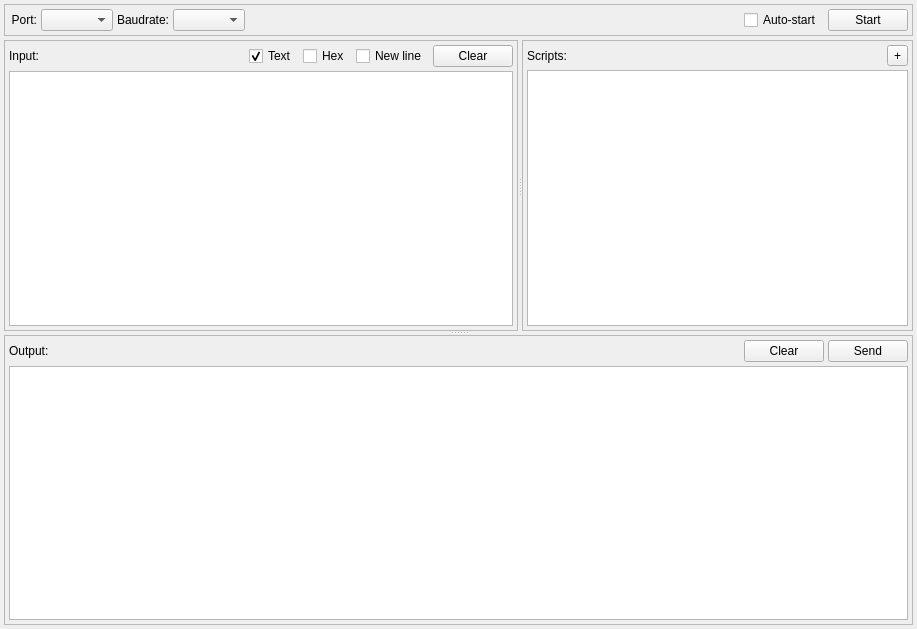
<?xml version="1.0" encoding="UTF-8"?>
<ui version="4.0">
 <class>ConnectionWidget</class>
 <widget class="QWidget" name="ConnectionWidget">
  <property name="geometry">
   <rect>
    <x>0</x>
    <y>0</y>
    <width>917</width>
    <height>629</height>
   </rect>
  </property>
  <property name="minimumSize">
   <size>
    <width>0</width>
    <height>0</height>
   </size>
  </property>
  <property name="windowTitle">
   <string>Form</string>
  </property>
  <layout class="QVBoxLayout" name="verticalLayout_4" stretch="0,1">
   <property name="spacing">
    <number>4</number>
   </property>
   <property name="leftMargin">
    <number>4</number>
   </property>
   <property name="topMargin">
    <number>4</number>
   </property>
   <property name="rightMargin">
    <number>4</number>
   </property>
   <property name="bottomMargin">
    <number>4</number>
   </property>
   <item>
    <widget class="QFrame" name="frameSettings">
     <property name="frameShape">
      <enum>QFrame::StyledPanel</enum>
     </property>
     <property name="frameShadow">
      <enum>QFrame::Raised</enum>
     </property>
     <property name="border" stdset="0">
      <bool>true</bool>
     </property>
     <layout class="QHBoxLayout" name="horizontalLayout_5">
      <property name="spacing">
       <number>6</number>
      </property>
      <property name="leftMargin">
       <number>4</number>
      </property>
      <property name="topMargin">
       <number>4</number>
      </property>
      <property name="rightMargin">
       <number>4</number>
      </property>
      <property name="bottomMargin">
       <number>4</number>
      </property>
      <item>
       <widget class="QStackedWidget" name="stackedWidgetSettings">
        <property name="currentIndex">
         <number>3</number>
        </property>
        <widget class="QWidget" name="pageTcpServer">
         <layout class="QHBoxLayout" name="horizontalLayout_4" stretch="0,0,1">
          <property name="spacing">
           <number>6</number>
          </property>
          <property name="leftMargin">
           <number>2</number>
          </property>
          <property name="topMargin">
           <number>0</number>
          </property>
          <property name="rightMargin">
           <number>0</number>
          </property>
          <property name="bottomMargin">
           <number>0</number>
          </property>
          <item>
           <widget class="QLabel" name="label_2">
            <property name="text">
             <string>Port:</string>
            </property>
           </widget>
          </item>
          <item>
           <widget class="QLineEdit" name="lineEditTcpServerPort"/>
          </item>
          <item>
           <spacer name="horizontalSpacer_4">
            <property name="orientation">
             <enum>Qt::Horizontal</enum>
            </property>
            <property name="sizeHint" stdset="0">
             <size>
              <width>492</width>
              <height>20</height>
             </size>
            </property>
           </spacer>
          </item>
         </layout>
        </widget>
        <widget class="QWidget" name="pageTcpSocket">
         <layout class="QHBoxLayout" name="horizontalLayout_6" stretch="0,2,0,1,5">
          <property name="spacing">
           <number>6</number>
          </property>
          <property name="leftMargin">
           <number>2</number>
          </property>
          <property name="topMargin">
           <number>0</number>
          </property>
          <property name="rightMargin">
           <number>0</number>
          </property>
          <property name="bottomMargin">
           <number>0</number>
          </property>
          <item>
           <widget class="QLabel" name="label">
            <property name="text">
             <string>Host:</string>
            </property>
           </widget>
          </item>
          <item>
           <widget class="QLineEdit" name="lineEditTcpSocketHost"/>
          </item>
          <item>
           <widget class="QLabel" name="label_3">
            <property name="text">
             <string>Port:</string>
            </property>
           </widget>
          </item>
          <item>
           <widget class="QLineEdit" name="lineEditTcpSocketPort"/>
          </item>
          <item>
           <spacer name="horizontalSpacer_5">
            <property name="orientation">
             <enum>Qt::Horizontal</enum>
            </property>
            <property name="sizeHint" stdset="0">
             <size>
              <width>350</width>
              <height>20</height>
             </size>
            </property>
           </spacer>
          </item>
         </layout>
        </widget>
        <widget class="QWidget" name="pageUdpSocket">
         <layout class="QHBoxLayout" name="horizontalLayout_7" stretch="0,3,0,2,0,0,3,0,2,0">
          <property name="leftMargin">
           <number>2</number>
          </property>
          <property name="topMargin">
           <number>0</number>
          </property>
          <property name="rightMargin">
           <number>0</number>
          </property>
          <property name="bottomMargin">
           <number>0</number>
          </property>
          <item>
           <widget class="QCheckBox" name="checkBoxUdpMulticast">
            <property name="text">
             <string>Multicast host:</string>
            </property>
           </widget>
          </item>
          <item>
           <widget class="QLineEdit" name="lineEditUdpSocketHost"/>
          </item>
          <item>
           <widget class="QLabel" name="label_5">
            <property name="text">
             <string>Port:</string>
            </property>
           </widget>
          </item>
          <item>
           <widget class="QLineEdit" name="lineEditUdpSocketPort"/>
          </item>
          <item>
           <widget class="Line" name="line">
            <property name="orientation">
             <enum>Qt::Vertical</enum>
            </property>
           </widget>
          </item>
          <item>
           <widget class="QLabel" name="label_7">
            <property name="text">
             <string>Dst host</string>
            </property>
           </widget>
          </item>
          <item>
           <widget class="QLineEdit" name="lineEditUdpSocketHostDst"/>
          </item>
          <item>
           <widget class="QLabel" name="label_6">
            <property name="text">
             <string>Dst port:</string>
            </property>
           </widget>
          </item>
          <item>
           <widget class="QLineEdit" name="lineEditUdpSocketPortDst"/>
          </item>
          <item>
           <spacer name="horizontalSpacer_6">
            <property name="orientation">
             <enum>Qt::Horizontal</enum>
            </property>
            <property name="sizeHint" stdset="0">
             <size>
              <width>40</width>
              <height>20</height>
             </size>
            </property>
           </spacer>
          </item>
         </layout>
        </widget>
        <widget class="QWidget" name="pageSerialPort">
         <layout class="QHBoxLayout" name="horizontalLayout_8" stretch="0,0,0,0,1">
          <property name="spacing">
           <number>4</number>
          </property>
          <property name="leftMargin">
           <number>2</number>
          </property>
          <property name="topMargin">
           <number>0</number>
          </property>
          <property name="rightMargin">
           <number>2</number>
          </property>
          <property name="bottomMargin">
           <number>0</number>
          </property>
          <item>
           <widget class="QLabel" name="label_4">
            <property name="sizePolicy">
             <sizepolicy hsizetype="MinimumExpanding" vsizetype="Preferred">
              <horstretch>0</horstretch>
              <verstretch>0</verstretch>
             </sizepolicy>
            </property>
            <property name="text">
             <string>Port:</string>
            </property>
            <property name="alignment">
             <set>Qt::AlignRight|Qt::AlignTrailing|Qt::AlignVCenter</set>
            </property>
           </widget>
          </item>
          <item>
           <widget class="QComboBox" name="comboBoxPortName"/>
          </item>
          <item>
           <widget class="QLabel" name="label_8">
            <property name="sizePolicy">
             <sizepolicy hsizetype="MinimumExpanding" vsizetype="Preferred">
              <horstretch>0</horstretch>
              <verstretch>0</verstretch>
             </sizepolicy>
            </property>
            <property name="text">
             <string>Baudrate:</string>
            </property>
            <property name="alignment">
             <set>Qt::AlignRight|Qt::AlignTrailing|Qt::AlignVCenter</set>
            </property>
           </widget>
          </item>
          <item>
           <widget class="QComboBox" name="comboBoxBaudrate"/>
          </item>
          <item>
           <spacer name="horizontalSpacer_7">
            <property name="orientation">
             <enum>Qt::Horizontal</enum>
            </property>
            <property name="sizeHint" stdset="0">
             <size>
              <width>40</width>
              <height>20</height>
             </size>
            </property>
           </spacer>
          </item>
         </layout>
        </widget>
       </widget>
      </item>
      <item>
       <widget class="QCheckBox" name="checkBoxAutoStart">
        <property name="text">
         <string>Auto-start</string>
        </property>
       </widget>
      </item>
      <item>
       <widget class="QPushButton" name="btnStart">
        <property name="text">
         <string>Start</string>
        </property>
        <property name="icon">
         <iconset resource="../../res/res.qrc">
          <normaloff>:/icon_play.png</normaloff>:/icon_play.png</iconset>
        </property>
       </widget>
      </item>
     </layout>
    </widget>
   </item>
   <item>
    <widget class="QSplitter" name="splitterV">
     <property name="orientation">
      <enum>Qt::Vertical</enum>
     </property>
     <widget class="QSplitter" name="splitterH">
      <property name="orientation">
       <enum>Qt::Horizontal</enum>
      </property>
      <widget class="QFrame" name="frameInput">
       <property name="frameShape">
        <enum>QFrame::StyledPanel</enum>
       </property>
       <property name="frameShadow">
        <enum>QFrame::Raised</enum>
       </property>
       <property name="border" stdset="0">
        <bool>true</bool>
       </property>
       <layout class="QVBoxLayout" name="verticalLayout">
        <property name="spacing">
         <number>4</number>
        </property>
        <property name="leftMargin">
         <number>4</number>
        </property>
        <property name="topMargin">
         <number>4</number>
        </property>
        <property name="rightMargin">
         <number>4</number>
        </property>
        <property name="bottomMargin">
         <number>4</number>
        </property>
        <item>
         <layout class="QHBoxLayout" name="horizontalLayout_3">
          <property name="spacing">
           <number>6</number>
          </property>
          <item>
           <widget class="QLabel" name="labelInput">
            <property name="text">
             <string>Input:</string>
            </property>
           </widget>
          </item>
          <item>
           <spacer name="horizontalSpacer_2">
            <property name="orientation">
             <enum>Qt::Horizontal</enum>
            </property>
            <property name="sizeHint" stdset="0">
             <size>
              <width>40</width>
              <height>20</height>
             </size>
            </property>
           </spacer>
          </item>
          <item>
           <widget class="QCheckBox" name="checkBoxShowText">
            <property name="text">
             <string>Text</string>
            </property>
            <property name="checked">
             <bool>true</bool>
            </property>
           </widget>
          </item>
          <item>
           <widget class="QCheckBox" name="checkBoxShowHex">
            <property name="text">
             <string>Hex</string>
            </property>
           </widget>
          </item>
          <item>
           <widget class="QCheckBox" name="checkBoxAddNewLine">
            <property name="text">
             <string>New line</string>
            </property>
           </widget>
          </item>
          <item>
           <widget class="QPushButton" name="btnClearInput">
            <property name="text">
             <string>Clear</string>
            </property>
            <property name="icon">
             <iconset resource="../../res/res.qrc">
              <normaloff>:/icon_trash.png</normaloff>:/icon_trash.png</iconset>
            </property>
           </widget>
          </item>
         </layout>
        </item>
        <item>
         <widget class="QTextBrowser" name="textBrowserInput"/>
        </item>
       </layout>
      </widget>
      <widget class="QFrame" name="frameScripts">
       <property name="frameShape">
        <enum>QFrame::StyledPanel</enum>
       </property>
       <property name="frameShadow">
        <enum>QFrame::Raised</enum>
       </property>
       <property name="border" stdset="0">
        <bool>true</bool>
       </property>
       <layout class="QVBoxLayout" name="verticalLayout_3">
        <property name="spacing">
         <number>4</number>
        </property>
        <property name="leftMargin">
         <number>4</number>
        </property>
        <property name="topMargin">
         <number>4</number>
        </property>
        <property name="rightMargin">
         <number>4</number>
        </property>
        <property name="bottomMargin">
         <number>4</number>
        </property>
        <item>
         <layout class="QHBoxLayout" name="horizontalLayout_2">
          <property name="spacing">
           <number>4</number>
          </property>
          <item>
           <widget class="QLabel" name="labelScripts">
            <property name="text">
             <string>Scripts:</string>
            </property>
           </widget>
          </item>
          <item>
           <spacer name="horizontalSpacer_3">
            <property name="orientation">
             <enum>Qt::Horizontal</enum>
            </property>
            <property name="sizeHint" stdset="0">
             <size>
              <width>40</width>
              <height>20</height>
             </size>
            </property>
           </spacer>
          </item>
          <item>
           <widget class="QToolButton" name="btnScriptMenu">
            <property name="text">
             <string>+</string>
            </property>
            <property name="icon">
             <iconset resource="../../res/res.qrc">
              <normaloff>:/icon_rows.png</normaloff>:/icon_rows.png</iconset>
            </property>
           </widget>
          </item>
         </layout>
        </item>
        <item>
         <widget class="QListWidget" name="listWidgetScripts">
          <property name="dragEnabled">
           <bool>true</bool>
          </property>
          <property name="dragDropOverwriteMode">
           <bool>false</bool>
          </property>
          <property name="dragDropMode">
           <enum>QAbstractItemView::DragDrop</enum>
          </property>
          <property name="defaultDropAction">
           <enum>Qt::MoveAction</enum>
          </property>
         </widget>
        </item>
       </layout>
      </widget>
     </widget>
     <widget class="QFrame" name="frameOutput">
      <property name="frameShape">
       <enum>QFrame::StyledPanel</enum>
      </property>
      <property name="frameShadow">
       <enum>QFrame::Raised</enum>
      </property>
      <property name="border" stdset="0">
       <bool>true</bool>
      </property>
      <layout class="QVBoxLayout" name="verticalLayout_2">
       <property name="spacing">
        <number>4</number>
       </property>
       <property name="leftMargin">
        <number>4</number>
       </property>
       <property name="topMargin">
        <number>4</number>
       </property>
       <property name="rightMargin">
        <number>4</number>
       </property>
       <property name="bottomMargin">
        <number>4</number>
       </property>
       <item>
        <layout class="QHBoxLayout" name="horizontalLayout">
         <property name="spacing">
          <number>4</number>
         </property>
         <item>
          <widget class="QLabel" name="labelOutput">
           <property name="text">
            <string>Output:</string>
           </property>
          </widget>
         </item>
         <item>
          <spacer name="horizontalSpacer">
           <property name="orientation">
            <enum>Qt::Horizontal</enum>
           </property>
           <property name="sizeHint" stdset="0">
            <size>
             <width>40</width>
             <height>20</height>
            </size>
           </property>
          </spacer>
         </item>
         <item>
          <widget class="QPushButton" name="btnClearOutput">
           <property name="text">
            <string>Clear</string>
           </property>
           <property name="icon">
            <iconset resource="../../res/res.qrc">
             <normaloff>:/icon_trash.png</normaloff>:/icon_trash.png</iconset>
           </property>
          </widget>
         </item>
         <item>
          <widget class="QPushButton" name="btnSend">
           <property name="text">
            <string>Send</string>
           </property>
           <property name="icon">
            <iconset resource="../../res/res.qrc">
             <normaloff>:/icon_right.png</normaloff>:/icon_right.png</iconset>
           </property>
          </widget>
         </item>
        </layout>
       </item>
       <item>
        <widget class="QTextEdit" name="textEditOutput">
         <property name="minimumSize">
          <size>
           <width>0</width>
           <height>45</height>
          </size>
         </property>
        </widget>
       </item>
      </layout>
     </widget>
    </widget>
   </item>
  </layout>
 </widget>
 <resources>
  <include location="../../res/res.qrc"/>
 </resources>
 <connections/>
</ui>
